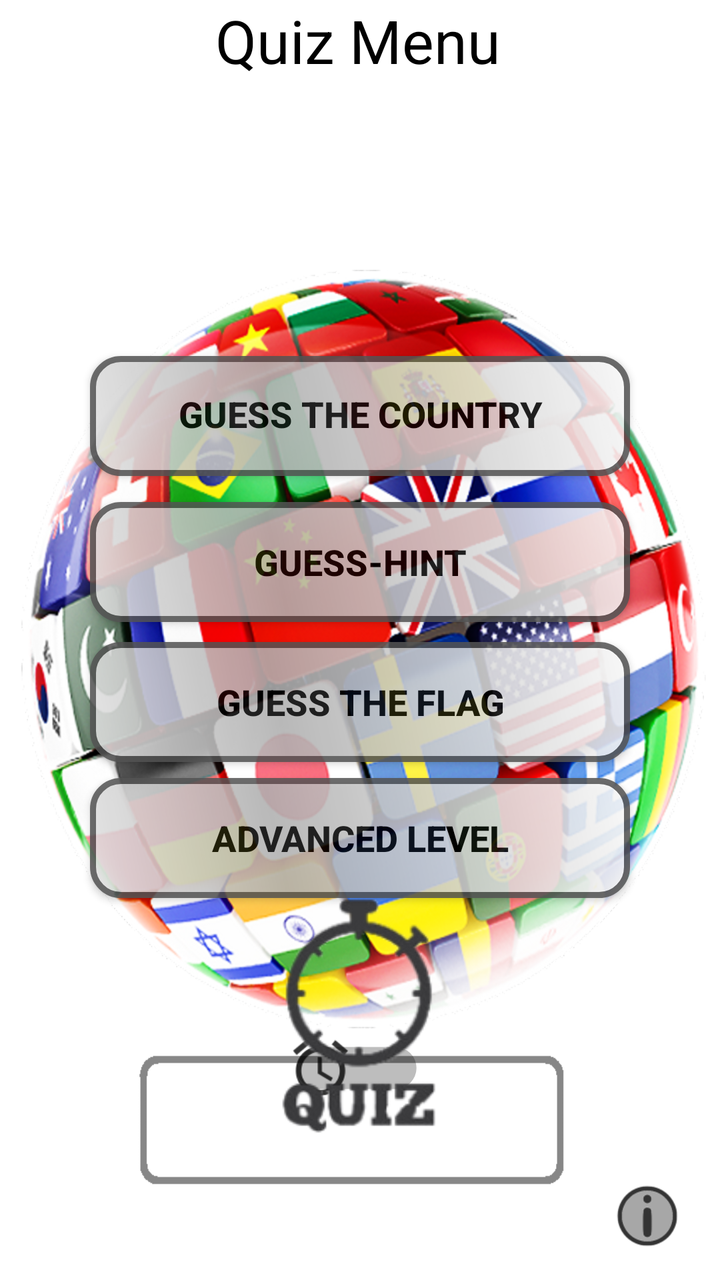
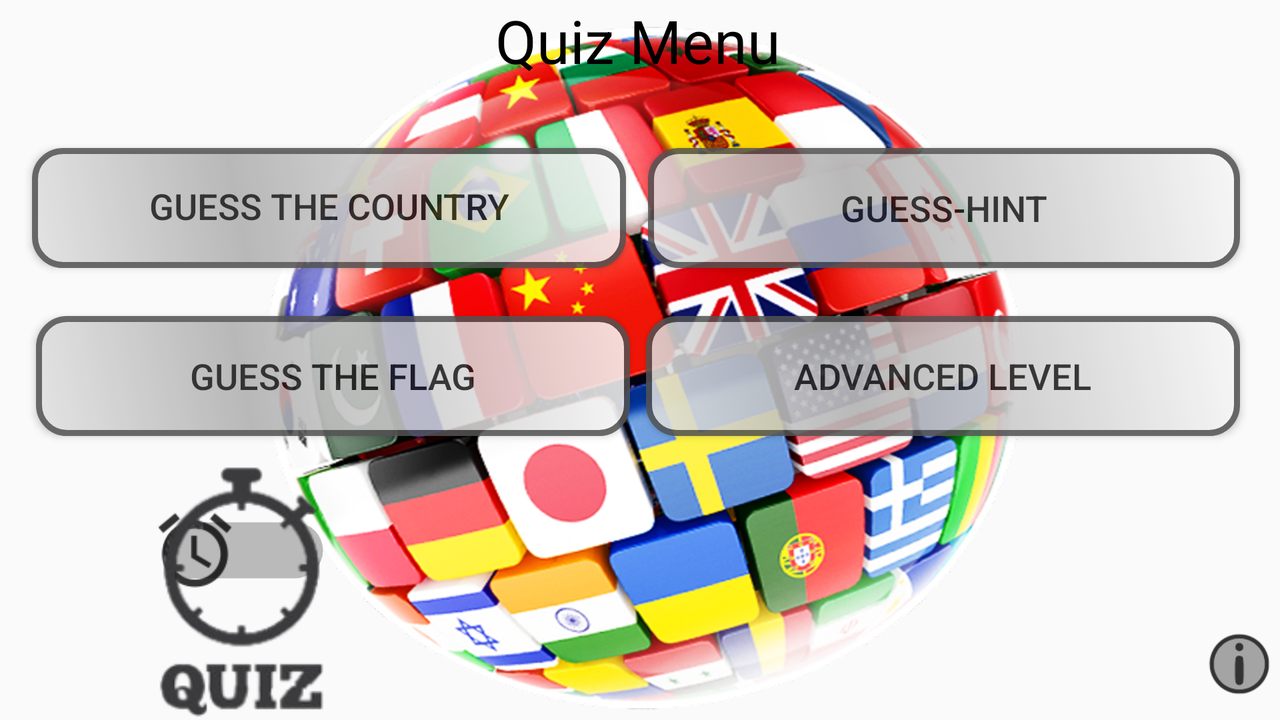

First picture: res/layout/ on a phone held upright. Second picture: the repository's own variant of that layout, on a device whose configuration matches the variant's folder. Source for both follows.
<!-- AndroidManifest.xml: application theme AppTheme -->
<!-- res/layout/activity_home.xml -->
<?xml version="1.0" encoding="utf-8"?>
<RelativeLayout xmlns:android="http://schemas.android.com/apk/res/android"
    xmlns:app="http://schemas.android.com/apk/res-auto"
    xmlns:tools="http://schemas.android.com/tools"
    android:layout_width="match_parent"
    android:layout_height="match_parent"
    android:background="@drawable/backg_home"
    android:orientation="vertical"
    tools:context=".Home">

    <Button
        android:id="@+id/button_guess_country"
        android:layout_width="wrap_content"
        android:layout_height="wrap_content"
        android:layout_alignParentStart="true"
        android:layout_alignParentTop="true"
        android:layout_alignParentEnd="true"
        android:layout_marginStart="45dp"
        android:layout_marginTop="178dp"
        android:layout_marginEnd="45dp"
        android:alpha="0.85"
        android:background="@drawable/shape"
        android:includeFontPadding="false"
        android:onClick="gameGuessCountry"
        android:text="@string/guess_the_country"
        android:textColor="@android:color/black"
        android:textSize="18sp"
        android:textStyle="bold"
        tools:layout_editor_absoluteX="22dp"
        tools:layout_editor_absoluteY="185dp" />

    <Button
        android:id="@+id/button_guess_hint"
        android:layout_width="wrap_content"
        android:layout_height="wrap_content"
        android:layout_alignParentStart="true"
        android:layout_alignParentTop="true"
        android:layout_alignParentEnd="true"
        android:layout_marginStart="45dp"
        android:layout_marginTop="251dp"
        android:layout_marginEnd="45dp"
        android:alpha="0.85"
        android:background="@drawable/shape"
        android:onClick="gameGuessHint"
        android:text="@string/guess_hint"
        android:textColor="@android:color/black"
        android:textSize="18sp"
        android:textStyle="bold"
        tools:layout_editor_absoluteX="205dp"
        tools:layout_editor_absoluteY="185dp" />

    <Button
        android:id="@+id/button_guess_flag"
        android:layout_width="wrap_content"
        android:layout_height="wrap_content"
        android:layout_alignParentStart="true"
        android:layout_alignParentTop="true"
        android:layout_alignParentEnd="true"
        android:layout_marginStart="45dp"
        android:layout_marginTop="321dp"
        android:layout_marginEnd="45dp"
        android:alpha="0.85"
        android:background="@drawable/shape"
        android:onClick="gameGuessFlag"
        android:text="@string/guess_the_flag"
        android:textColor="@android:color/black"
        android:textSize="18sp"
        android:textStyle="bold"
        tools:layout_editor_absoluteX="33dp"
        tools:layout_editor_absoluteY="270dp" />

    <Button
        android:id="@+id/button_advanced_level"
        android:layout_width="wrap_content"
        android:layout_height="wrap_content"
        android:layout_alignParentStart="true"
        android:layout_alignParentTop="true"
        android:layout_alignParentEnd="true"
        android:layout_marginStart="45dp"
        android:layout_marginTop="389dp"
        android:layout_marginEnd="45dp"
        android:alpha="0.85"
        android:background="@drawable/shape"
        android:onClick="gameAdvancedLevel"
        android:text="@string/advanced_level"
        android:textColor="@android:color/black"
        android:textSize="18sp"
        android:textStyle="bold"
        tools:layout_editor_absoluteX="187dp"
        tools:layout_editor_absoluteY="270dp" />

    <Switch
        android:id="@+id/switch_time"
        android:layout_width="wrap_content"
        android:layout_height="37dp"
        android:layout_alignStart="@+id/button_guess_flag"
        android:layout_alignParentStart="true"
        android:layout_alignParentTop="true"
        android:layout_alignParentEnd="true"
        android:layout_alignParentBottom="true"

        android:layout_marginStart="113dp"

        android:layout_marginTop="479dp"

        android:layout_marginEnd="166dp"
        android:layout_marginBottom="51dp"
        android:checked="false"
        android:scaleX="1.5"
        android:scaleY="1.5"
        android:textAlignment="center"
        android:textSize="18sp"
        android:thumb="@drawable/switch_timer_thumb"
        app:layout_constraintEnd_toEndOf="parent"
        app:layout_constraintStart_toStartOf="parent"
        tools:checked="false"
        tools:layout_editor_absoluteY="387dp" />

    <TextView
        android:id="@+id/timer_text"
        android:layout_width="93dp"
        android:layout_height="35dp"
        android:layout_alignStart="@+id/button_guess_country"
        android:layout_alignParentTop="true"
        android:layout_alignParentEnd="true"
        android:layout_alignParentBottom="true"
        android:layout_marginStart="-40dp"
        android:layout_marginTop="525dp"
        android:layout_marginEnd="262dp"
        android:layout_marginBottom="7dp"
        android:text="@string/timer_text"
        android:textAlignment="center"
        android:textSize="18sp"
        android:visibility="invisible" />

    <ImageView
        android:id="@+id/imageView"
        android:layout_width="48dp"
        android:layout_height="34dp"
        android:layout_alignEnd="@+id/button_guess_flag"
        android:layout_alignParentBottom="true"
        android:layout_marginEnd="-33dp"
        android:layout_marginBottom="15dp"
        app:srcCompat="@drawable/information_thumb" />

    <TextView
        android:id="@+id/home_head_text"
        android:layout_width="226dp"
        android:layout_height="70dp"
        android:layout_alignParentStart="true"
        android:layout_alignParentTop="true"
        android:layout_alignParentEnd="true"
        android:layout_marginStart="66dp"
        android:layout_marginTop="0dp"
        android:layout_marginEnd="68dp"
        android:text="@string/quiz_menu"
        android:textAlignment="center"
        android:textColor="@android:color/black"
        android:textSize="30sp" />

    <ImageView
        android:id="@+id/imageView5"
        android:layout_width="214dp"
        android:layout_height="118dp"
        android:layout_alignStart="@+id/home_head_text"
        android:layout_alignParentTop="true"
        android:layout_marginStart="6dp"
        android:layout_marginTop="449dp"
        app:srcCompat="@drawable/timer_image" />

</RelativeLayout>
<!-- resources referenced by this layout -->
<resources>
  <!-- drawable backg_home: png bitmap (drawable, 803329 bytes) -->
  <!-- drawable information_thumb: png bitmap (drawable-hdpi, 717 bytes) -->
  <!-- drawable shape (drawable) -->
  <?xml version="1.0" encoding="utf-8"?>
  <shape xmlns:android="http://schemas.android.com/apk/res/android"
      android:shape="rectangle">
      <corners android:radius="14dp" />
      <gradient
          android:angle="45"
          android:centerX="35%"
          android:centerColor="#B5B5B5"
          android:startColor="#E8E8E8"
          android:endColor="#FFFFFF"
          android:type="linear" />
      <padding
          android:left="0dp"
          android:top="0dp"
          android:right="0dp"
          android:bottom="0dp" />
      <size
          android:width="270dp"
          android:height="60dp" />
      <stroke
          android:width="3dp"
          android:color="#545454" />
  </shape>
  <!-- drawable switch_timer_thumb: png bitmap (drawable-hdpi, 705 bytes) -->
  <!-- drawable timer_image: png bitmap (drawable, 12913 bytes) -->
  <string name="advanced_level">Advanced Level</string>
  <string name="guess_hint">Guess-Hint</string>
  <string name="guess_the_country">Guess The Country</string>
  <string name="guess_the_flag">Guess The Flag</string>
  <string name="quiz_menu">Quiz Menu</string>
  <string name="timer_text">Timer:</string>
  <style name="AppTheme" parent="Theme.AppCompat.Light.DarkActionBar">
  
          
          <item name="colorPrimary">@color/colorPrimary</item>
          <item name="colorPrimaryDark">@color/colorPrimaryDark</item>
          <item name="colorAccent">@color/colorAccent</item>
      </style>
</resources>
<!-- res/layout-land/activity_home.xml (the repository's variant of the layout above) -->
<!-- drawn on the phone turned sideways -->
<?xml version="1.0" encoding="utf-8"?>
<RelativeLayout xmlns:android="http://schemas.android.com/apk/res/android"
    xmlns:app="http://schemas.android.com/apk/res-auto"
    xmlns:tools="http://schemas.android.com/tools"
    android:layout_width="match_parent"
    android:layout_height="match_parent"
    android:background="@drawable/backg_home_lands"
    android:orientation="vertical"
    tools:context=".Home">

    <Button
        android:id="@+id/button_guess_country"
        android:layout_width="match_parent"
        android:layout_height="wrap_content"
        android:layout_alignParentStart="true"
        android:layout_alignParentTop="true"
        android:layout_alignParentEnd="true"
        android:layout_marginStart="16dp"
        android:layout_marginTop="74dp"
        android:layout_marginEnd="327dp"
        android:alpha="0.85"
        android:background="@drawable/shape"
        android:includeFontPadding="false"
        android:onClick="gameGuessCountry"
        android:text="@string/guess_the_country"
        android:textSize="18sp"
        tools:layout_editor_absoluteX="22dp"
        tools:layout_editor_absoluteY="185dp" />

    <Button
        android:id="@+id/button_guess_hint"
        android:layout_width="match_parent"
        android:layout_height="wrap_content"
        android:layout_alignParentStart="true"
        android:layout_alignParentTop="true"
        android:layout_alignParentEnd="true"
        android:layout_marginStart="324dp"
        android:layout_marginTop="74dp"
        android:layout_marginEnd="20dp"
        android:alpha="0.85"
        android:background="@drawable/shape"
        android:onClick="gameGuessHint"
        android:text="@string/guess_hint"
        android:textSize="18sp"
        tools:layout_editor_absoluteX="205dp"
        tools:layout_editor_absoluteY="185dp" />

    <Button
        android:id="@+id/button_guess_flag"
        android:layout_width="match_parent"
        android:layout_height="wrap_content"
        android:layout_alignParentStart="true"
        android:layout_alignParentTop="true"
        android:layout_alignParentEnd="true"
        android:layout_marginStart="18dp"
        android:layout_marginTop="158dp"
        android:layout_marginEnd="325dp"
        android:alpha="0.85"
        android:background="@drawable/shape"
        android:onClick="gameGuessFlag"
        android:text="@string/guess_the_flag"
        android:textSize="18sp"
        tools:layout_editor_absoluteX="33dp"
        tools:layout_editor_absoluteY="270dp" />

    <Button
        android:id="@+id/button_advanced_level"
        android:layout_width="match_parent"
        android:layout_height="wrap_content"
        android:layout_alignParentStart="true"
        android:layout_alignParentTop="true"
        android:layout_alignParentEnd="true"
        android:layout_marginStart="323dp"
        android:layout_marginTop="158dp"
        android:layout_marginEnd="20dp"
        android:alpha="0.85"
        android:background="@drawable/shape"
        android:onClick="gameAdvancedLevel"
        android:text="@string/advanced_level"
        android:textSize="18sp"
        tools:layout_editor_absoluteX="187dp"
        tools:layout_editor_absoluteY="270dp" />

    <Switch
        android:id="@+id/switch_time"
        android:layout_width="67dp"
        android:layout_height="54dp"
        android:layout_alignStart="@+id/button_guess_flag"
        android:layout_alignParentStart="true"
        android:layout_alignParentTop="true"
        android:layout_alignParentBottom="true"

        android:layout_marginStart="69dp"

        android:layout_marginTop="236dp"

        android:layout_marginBottom="45dp"
        android:checked="false"
        android:scaleX="2"
        android:scaleY="2"
        android:textAlignment="center"
        android:textSize="18sp"
        android:thumb="@drawable/switch_timer_thumb"
        app:layout_constraintEnd_toEndOf="parent"
        app:layout_constraintStart_toStartOf="parent"
        tools:checked="false"
        tools:layout_editor_absoluteY="387dp" />

    <TextView
        android:id="@+id/timer_text"
        android:layout_width="70dp"
        android:layout_height="74dp"
        android:layout_alignStart="@+id/button_guess_country"
        android:layout_alignParentTop="true"
        android:layout_alignParentEnd="true"
        android:layout_alignParentBottom="true"
        android:layout_marginStart="213dp"
        android:layout_marginTop="257dp"
        android:layout_marginEnd="293dp"
        android:layout_marginBottom="4dp"
        android:text="@string/timer_text"
        android:textAlignment="center"
        android:textColor="@android:color/black"
        android:textSize="18sp"
        android:visibility="invisible" />

    <ImageView
        android:id="@+id/imageView"
        android:layout_width="48dp"
        android:layout_height="34dp"
        android:layout_alignEnd="@+id/button_guess_flag"
        android:layout_alignParentBottom="true"
        android:layout_marginEnd="-329dp"
        android:layout_marginBottom="11dp"
        app:srcCompat="@drawable/information_thumb" />

    <TextView
        android:id="@+id/home_head_text"
        android:layout_width="226dp"
        android:layout_height="70dp"
        android:layout_alignParentStart="true"
        android:layout_alignParentTop="true"
        android:layout_alignParentEnd="true"
        android:layout_marginStart="66dp"
        android:layout_marginTop="0dp"
        android:layout_marginEnd="68dp"
        android:text="@string/quiz_menu"
        android:textAlignment="center"
        android:textColor="@android:color/black"
        android:textSize="30sp" />

    <ImageView
        android:id="@+id/imageView4"
        android:layout_width="170dp"
        android:layout_height="126dp"
        android:layout_alignStart="@+id/home_head_text"
        android:layout_alignParentBottom="true"
        android:layout_marginStart="-31dp"
        android:layout_marginBottom="1dp"
        app:srcCompat="@drawable/timer_image" />

</RelativeLayout>
<!-- resources referenced by the variant -->
<!-- as the phone turned sideways resolves them -->
<resources>
  <!-- drawable backg_home_lands: png bitmap (drawable, 986214 bytes) -->
  <!-- drawable information_thumb: png bitmap (drawable-hdpi, 717 bytes) -->
  <!-- drawable shape (drawable) -->
  <?xml version="1.0" encoding="utf-8"?>
  <shape xmlns:android="http://schemas.android.com/apk/res/android"
      android:shape="rectangle">
      <corners android:radius="14dp" />
      <gradient
          android:angle="45"
          android:centerX="35%"
          android:centerColor="#B5B5B5"
          android:startColor="#E8E8E8"
          android:endColor="#FFFFFF"
          android:type="linear" />
      <padding
          android:left="0dp"
          android:top="0dp"
          android:right="0dp"
          android:bottom="0dp" />
      <size
          android:width="270dp"
          android:height="60dp" />
      <stroke
          android:width="3dp"
          android:color="#545454" />
  </shape>
  <!-- drawable switch_timer_thumb: png bitmap (drawable-hdpi, 705 bytes) -->
  <!-- drawable timer_image: png bitmap (drawable, 12913 bytes) -->
  <string name="advanced_level">Advanced Level</string>
  <string name="guess_hint">Guess-Hint</string>
  <string name="guess_the_country">Guess The Country</string>
  <string name="guess_the_flag">Guess The Flag</string>
  <string name="quiz_menu">Quiz Menu</string>
  <string name="timer_text">Timer:</string>
  <style name="AppTheme" parent="Theme.AppCompat.Light.DarkActionBar">
  
          
          <item name="colorPrimary">@color/colorPrimary</item>
          <item name="colorPrimaryDark">@color/colorPrimaryDark</item>
          <item name="colorAccent">@color/colorAccent</item>
      </style>
</resources>
